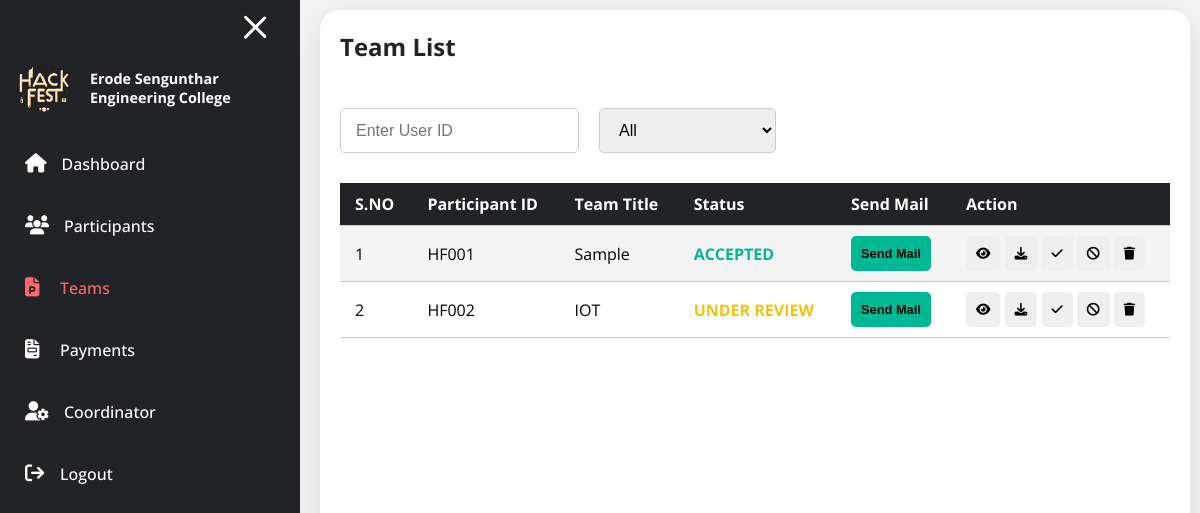
The page /admin/papersList.php (signed in) on the database its author committed.
### tables this page shows
CREATE TABLE `teams` (
  `ID` int(11) NOT NULL,
  `T_ID` varchar(255) NOT NULL,
  `TITLE` text NOT NULL,
  `STATUS` varchar(255) NOT NULL DEFAULT 'UPLOADED',
  `created_at` datetime NOT NULL DEFAULT current_timestamp()
);

### admin/papersList.php (the view, shortened to what this page needs)
<?php
include "../config.php";
if (isset($_SESSION['id']) && isset($_SESSION['role'])) {
?>
    <!DOCTYPE html>
    <html lang="en">
    <head>
        <?php include "./includes.php"; ?>
    </head>
    <body>
        <?php include "./header.php"; ?>
        <div class="container">
            <div class="header">
                <h2>Team List</h2>
            </div>
            <div class="search-form">
                <div class="input-group">
                    <input type="text" id="search-field" placeholder="Enter User ID">
                </div>
                <div class="input-group">
                    <select id="status">
                        <option value="all">All</option>
                    </select>
                </div>
            </div>
            <div class="table">
                <table>
                    <tr>
                        <th>S.NO</th>
                        <th>Participant ID</th>
                        <th>Team Title</th>
                        <th>Status</th>
                        <th>Send Mail</th>
                        <th>Action</th>
                    </tr>
                    <?php
                    $sql = "SELECT * FROM teams";
                    $result = mysqli_query($conn, $sql);
                    if ($result->num_rows > 0) {
                        $i = 1;
                        while ($row = $result->fetch_assoc()) {
                    ?>
                            <tr id="row-<?php echo $row['T_ID']; ?>">
                                <td><?php echo $i; ?></td>
                                <td><?php echo $row['T_ID']; ?></td>
                                <td><?php echo $row['TITLE']; ?></td>
                                <td style="font-weight: 700;">
                                    <?php echo $row['STATUS']; ?>
                                </td>
                                <td>
                                    <button title="Send mail" onclick="teamOperation( 'send mail', '<?php echo $row['T_ID']; ?>')" style="background-color: var(--success);">
                                        Send Mail
                                    </button>
                                </td>
                                <td>
                                    <button title="View" onclick="openFile('../assets/uploads/<?php echo $row['T_ID']; ?>.pdf', '<?php echo $row['T_ID']; ?>')">
                                        <i class="fa-solid fa-eye"></i>
                                    </button>
                                    <button title="Download" onclick="teamOperation( 'download', '<?php echo $row['T_ID']; ?>')">
                                        <i class="fa-solid fa-download"></i>
                                    </button>
                                    <button title="Select" onclick="teamOperation( 'select', '<?php echo $row['T_ID']; ?>')">
                                        <i class="fa-solid fa-check"></i>
                                    </button>
                                    <button title="Reject" onclick="teamOperation( 'reject', '<?php echo $row['T_ID']; ?>')">
                                        <i class="fa fa-ban"></i>
                                    </button>
                                    <button title="Delete" onclick="teamOperation( 'delete', '<?php echo $row['T_ID']; ?>')">
                                        <i class="fa-solid fa-trash"></i>
                                    </button>
                                </td>
                            </tr>
                        <?php
                            $i++;
                        }
                    } else {
                        ?>
                        <tr>
                            <td colspan="6">No Teams Found</td>
                        </tr>
                    <?php
                    }
                    ?>
                </table>
            </div>
        </div>
    </body>
    </html>
<?php } else {
    header("Location: ./index.php");
}

### admin/css/style.css (style rules this page uses)
:root { --primary: #ff6969; --secondary: #222327; --light: #ffffff; --danger: #d63031; --success: #00b894; --warning: #f1c40f; }
* { margin: 0; padding: 0; box-sizing: border-box; }
body { font-family: 'Open Sans', sans-serif; background-color: #f4f4f4; display: flex; gap: 10px; }
.search-form { width: 100%; margin: 10px auto; display: flex; flex-wrap: wrap; }
.search-form .input-group { margin: 10px; display: flex; flex-wrap: wrap; }
form .input-group input, form .input-group select, .search-form .input-group input, .search-form .input-group select { width: 100%; padding: 12px 15px; outline: none; border: 1px solid #ccc; border-radius: 5px; margin-top: 5px; font-size: 1rem; }
.container { width: 100%; background-color: var(--light); margin: 10px; border-radius: 20px; padding: 10px; box-shadow: rgba(0, 0, 0, 0.1) 0px 10px 50px; overflow-x: hidden; }
.container .header { display: flex; justify-content: space-between; align-items: center; margin-bottom: 20px; padding: 10px; }
.container .header h2 { color: var(--secondary); font-size: 1.5rem; font-weight: 700; }
.container .table { width: 100%; padding: 10px; overflow-x: auto; }
.container .table table { width: 100%; border-collapse: collapse; }
.container .table table tr { border-bottom: 1px solid #ccc; }
.container .table table th, .container .table table td { padding: 10px 15px; text-align: left; }
.container .table table th { background-color: var(--secondary); color: var(--light); }
.container .table table tr:nth-child(even) { background-color: #f4f4f4; }
.container .table table tr td button { padding: 10px; border: none; outline: none; border-radius: 5px; font-size: 0.8rem; font-weight: 600; cursor: pointer; transition: all .3s ease-in-out; }

### rows shown on the page
teams: T_ID "HF001", TITLE "Sample", STATUS "ACCEPTED"
teams: T_ID "HF002", TITLE "IOT", STATUS "UNDER REVIEW"
